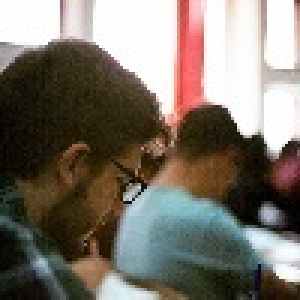
%> input picture andrewng/week8/ex7/img.jpg, 100 x 100 px (shown 3 times larger)
$ octave --eval "compressImg('img.jpg');"   (GNU Octave 9; MATLAB toolbox functions it lacks are replaced by stand-ins)
%> lines starting %> are read from the running program, lines starting %| are printed output that depends on the picture
### andrewng/week8/ex7/kMeansInitCentroids.m
function centroids = kMeansInitCentroids(X, K)
%KMEANSINITCENTROIDS This function initializes K centroids that are to be
%used in K-Means on the dataset X
%   centroids = KMEANSINITCENTROIDS(X, K) returns K initial centroids to be
%   used with the K-Means on the dataset X
%

% You should return this values correctly
centroids = zeros(K, size(X, 2));
N = size(X, 1);

% ====================== YOUR CODE HERE ======================
% Instructions: You should set centroids to randomly chosen examples from
%               the dataset X
%


centroids = X(randperm(N, K), :);


% =============================================================

end

### andrewng/week8/ex7/runkMeans.m
function [centroids, idx] = runkMeans(X, initial_centroids, ...
                                      max_iters, plot_progress)
%RUNKMEANS runs the K-Means algorithm on data matrix X, where each row of X
%is a single example
%   [centroids, idx] = RUNKMEANS(X, initial_centroids, max_iters, ...
%   plot_progress) runs the K-Means algorithm on data matrix X, where each
%   row of X is a single example. It uses initial_centroids used as the
%   initial centroids. max_iters specifies the total number of interactions
%   of K-Means to execute. plot_progress is a true/false flag that
%   indicates if the function should also plot its progress as the
%   learning happens. This is set to false by default. runkMeans returns
%   centroids, a Kxn matrix of the computed centroids and idx, a m x 1
%   vector of centroid assignments (i.e. each entry in range [1..K])
%

% Set default value for plot progress
if ~exist('plot_progress', 'var') || isempty(plot_progress)
    plot_progress = false;
end

% Plot the data if we are plotting progress
if plot_progress
    figure;
    hold on;
end

% Initialize values
[m n] = size(X);
K = size(initial_centroids, 1);
centroids = initial_centroids;
previous_centroids = centroids;
idx = zeros(m, 1);

% Run K-Means
for i=1:max_iters

    % Output progress
    fprintf('K-Means iteration %d/%d...\n', i, max_iters);
    if exist('OCTAVE_VERSION')
        fflush(stdout);
    end

    % For each example in X, assign it to the closest centroid
    idx = findClosestCentroids(X, centroids);

    % Optionally, plot progress here
    if plot_progress
        plotProgresskMeans(X, centroids, previous_centroids, idx, K, i);
        previous_centroids = centroids;
        fprintf('Press enter to continue.\n');
        pause;
    end

    % Given the memberships, compute new centroids
    centroids = computeCentroids(X, idx, K);
end

% Hold off if we are plotting progress
if plot_progress
    hold off;
end

end

### andrewng/week8/ex7/findClosestCentroids.m
function idx = findClosestCentroids(X, centroids)
%FINDCLOSESTCENTROIDS computes the centroid memberships for every example
%   idx = FINDCLOSESTCENTROIDS (X, centroids) returns the closest centroids
%   in idx for a dataset X where each row is a single example. idx = m x 1
%   vector of centroid assignments (i.e. each entry in range [1..K])
%

% Set K
K = size(centroids, 1);

% You need to return the following variables correctly.
idx = zeros(size(X,1), 1);

% ====================== YOUR CODE HERE ======================
% Instructions: Go over every example, find its closest centroid, and store
%               the index inside idx at the appropriate location.
%               Concretely, idx(i) should contain the index of the centroid
%               closest to example i. Hence, it should be a value in the
%               range 1..K
%
% Note: You can use a for-loop over the examples to compute this.
%

for i=1:size(X,1)
    diff = bsxfun(@plus, -centroids, X(i, :));
    dist = sum(diff .^ 2, 2);
    [~, idx(i)] = min(dist, [], 1);
end


% =============================================================

end

### andrewng/week8/ex7/computeCentroids.m
function centroids = computeCentroids(X, idx, K)
%COMPUTECENTROIDS returns the new centroids by computing the means of the
%data points assigned to each centroid.
%   centroids = COMPUTECENTROIDS(X, idx, K) returns the new centroids by
%   computing the means of the data points assigned to each centroid. It is
%   given a dataset X where each row is a single data point, a vector
%   idx of centroid assignments (i.e. each entry in range [1..K]) for each
%   example, and K, the number of centroids. You should return a matrix
%   centroids, where each row of centroids is the mean of the data points
%   assigned to it.
%

% Useful variables
[m n] = size(X);

% You need to return the following variables correctly.
centroids = zeros(K, n);


% ====================== YOUR CODE HERE ======================
% Instructions: Go over every centroid and compute mean of all points that
%               belong to it. Concretely, the row vector centroids(i, :)
%               should contain the mean of the data points assigned to
%               centroid i.
%
% Note: You can use a for-loop over the centroids to compute this.
%

for i=1:K
    centroids(i, :) = mean(X(idx == i, :));
end


% =============================================================


end

### andrewng/week8/ex7/compressImg.m
function compressImg(imgname)
%> called with imgname = 'img.jpg'
%% ============= Part 4: K-Means Clustering on Pixels ===============
%  In this exercise, you will use K-Means to compress an image. To do this,
%  you will first run K-Means on the colors of the pixels in the image and
%  then you will map each pixel onto its closest centroid.
%
%  You should now complete the code in kMeansInitCentroids.m
%

fprintf('\nRunning K-Means clustering on pixels from an image.\n\n');

%  Load an image of a bird
A = double(imread(imgname));

% If imread does not work for you, you can try instead
%   load ('bird_small.mat');

A = A / 255; % Divide by 255 so that all values are in the range 0 - 1

% Size of the image
img_size = size(A);
%> img_size = [100 100 3]

% Reshape the image into an Nx3 matrix where N = number of pixels.
% Each row will contain the Red, Green and Blue pixel values
% This gives us our dataset matrix X that we will use K-Means on.
X = reshape(A, img_size(1) * img_size(2), 3);

% Run your K-Means algorithm on this data
% You should try different values of K and max_iters here
K = 8;
max_iters = 16;

% When using K-Means, it is important the initialize the centroids
% randomly.
% You should complete the code in kMeansInitCentroids.m before proceeding
initial_centroids = kMeansInitCentroids(X, K);
%> initial_centroids = [0.89 0.875 0.839; 0.286 0.345 0.333; 0.996 0.996 0.996; 0.427 0.365 0.267; 1 0.996 0.988; 0.306 0.216 0.0902; 0.996 0.98 0.976; 0.173 0.149 0.0627]

% Run K-Means
[centroids, idx] = runkMeans(X, initial_centroids, max_iters);
%> in runkMeans, `centroids = initial_centroids;`: centroids has the same summary as initial_centroids in compressImg
%> in runkMeans, `previous_centroids = centroids;`: previous_centroids has the same summary as initial_centroids in compressImg
%> centroids = [0.554 0.652 0.67; 0.413 0.407 0.376; 0.992 0.988 0.984; 0.858 0.452 0.42; 0.902 0.887 0.882; 0.303 0.245 0.161; 0.791 0.745 0.738; 0.13 0.106 0.0451]

fprintf('Program paused. Press enter to continue.\n');
pause;

%% ================= Part 5: Image Compression ======================
%  In this part of the exercise, you will use the clusters of K-Means to
%  compress an image. To do this, we first find the closest clusters for
%  each example. After that, we

fprintf('\nApplying K-Means to compress an image.\n\n');

% Find closest cluster members

% Essentially, now we have represented the image X as in terms of the
% indices in idx.

% We can now recover the image from the indices (idx) by mapping each pixel
% (specified by its index in idx) to the centroid value
X_recovered = centroids(idx,:);

% Reshape the recovered image into proper dimensions
X_recovered = reshape(X_recovered, img_size(1), img_size(2), 3);
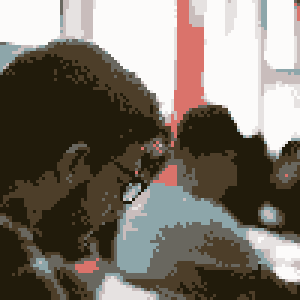
%> X_recovered: size 100x100x3 double (shown 3 times larger); mean R, G, B 0.486, 0.455, 0.416; mean of the top-left, top-right, bottom-left and bottom-right quarters 0.432, 0.763, 0.27, 0.342

% Display the original image
subplot(1, 2, 1);
imagesc(A);
title('Original');

% Display compressed image side by side
subplot(1, 2, 2);
imagesc(X_recovered)
title(sprintf('Compressed, with %d colors.', K));

imwrite(X_recovered, 'img.png', 'PNG');
end
